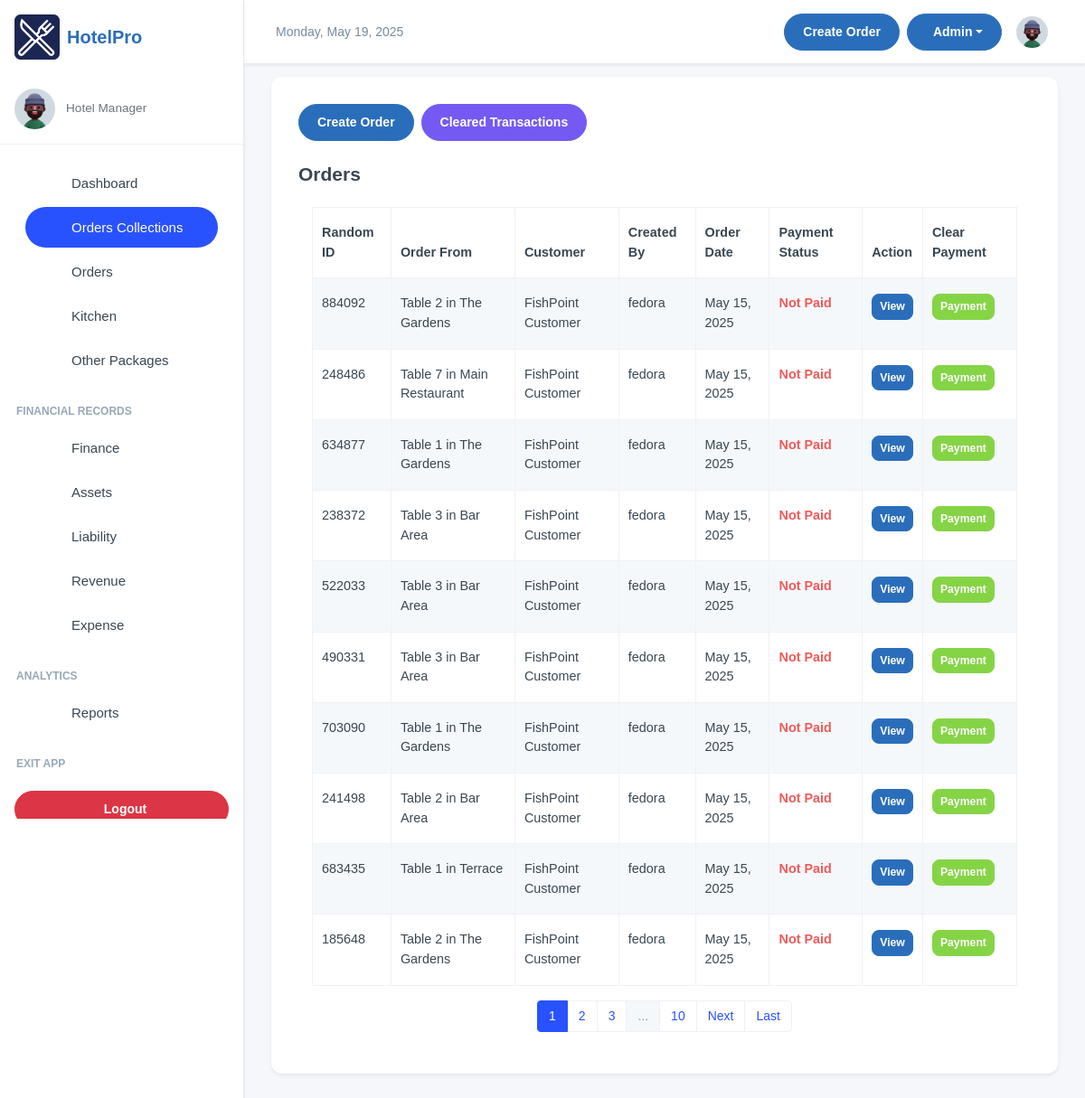
Screenshot of /manager/orders_transactions/ (signed in) with the database file from the repository.
### inventory/models.py (models this page shows, shortened)
class OrderTransaction(models.Model):
    pay_mode = (
        ("NO PAYMENT", "NO PAYMENT"),
        ("CASH", "CASH"),
        ("MOMO PAY", "MOMO PAY"),
        ("AIRTEL PAY", "AIRTEL PAY"),
        ("BANK CARD", "BANK CARD"),
    )
    random_id = models.CharField(max_length=6, unique=True, editable=False, default=generate_random_id)
    customer_name = models.CharField(max_length=255, blank=True, null=True, default="FishPoint Customer")
    dining_area = models.ForeignKey(DiningArea, on_delete=models.SET_NULL, null=True, blank=True)
    table = models.ForeignKey(Table, on_delete=models.SET_NULL, null=True, blank=True )
    special_notes = models.TextField(default="Null")
    created = models.DateField(auto_now_add=True, blank=True, null=True)
    payment_mode = models.CharField(default="NO PAYMENT", max_length=50, choices=pay_mode)
    transaction_id = models.CharField(blank=True, null=True, max_length=100)
    created_by = models.ForeignKey(User, on_delete=models.SET_NULL, null=True, blank=True)
    updated = models.DateField(auto_now=True, blank=True, null=True)
    class Meta:
        ordering = ['-created']

class Table(models.Model):
    table_number = models.IntegerField()
    dining_area = models.ForeignKey(DiningArea, on_delete=models.CASCADE, related_name='tables')
    capacity = models.IntegerField()  # Number of seats at the table
    is_available = models.BooleanField(default=True)
    def __str__(self):
        return f"Table {self.table_number} in {self.dining_area.name}"

class DiningArea(models.Model):
    name = models.CharField(max_length=255)
    description = models.TextField(blank=True, null=True)

### inventory/views.py (the view)
# urls.py: path('orders_transactions/', views.orderTransactions, name='order_transactions'),
@login_required(login_url="/user/login/")
def orderTransactions(request):
    orders_list = OrderTransaction.objects.using('default').filter(payment_mode="NO PAYMENT").order_by('-updated', '-id')
    paginator = Paginator(orders_list, 10)
    page_number = request.GET.get('page')
    orders_list = paginator.get_page(page_number)
    return render(request, "ordertransactions.html", {"orders_list":orders_list})

### inventory/templates/ordertransactions.html (shortened to what this page needs)
{% extends 'base.html' %}
{% block content %}
<div class="card">
    <div class="card-body">
        <div class="d-flex flex-wrap justify-content-between align-items-center mb-4">
            <div class="d-flex flex-wrap gap-2 mb-3 mb-md-0">
                <a href="/manager/add-order/" class="btn btn-primary">
                     Create Order
                </a>
                <a href="/manager/cleared_transactions/" class="btn btn-info">
                     Cleared Transactions
                </a>
            </div>
        </div>
        <h4 class="fw-semibold mb-2">Orders</h4>
        <div class="container mt-2">
            <table class="table table-striped table-bordered">
                <thead class="bg-dark text-light">
                    <tr>
                        <th>Random ID</th>
                        <th>Order From</th>
                        <th>Customer</th>
                        <th>Created By</th>
                        <th>Order Date</th>
                        <th>Payment Status</th>
                        <th>Action</th>
                        <th>Clear Payment</th>
                    </tr>
                </thead>
                <tbody>
                    {% for order in orders_list %}
                    {% if order.payment_mode == "NO PAYMENT" %}
                    <tr>
                        <td>{{ order.random_id }}</td>
                        <td>{{ order.table }}</td>
                        <td>{{ order.customer_name }}</td>
                        <td>{{ order.created_by }}</td>
                        <td>{{ order.created }}</td>
                        <td class="text-danger fw-semibold">Not Paid</td>
                        <td>
                            <a href="/manager/orders_transactions/{{ order.id }}"
                                class="btn btn-primary btn-sm">View</a>
                        </td>
                        <td>
                            <button class="btn btn-success btn-sm" data-toggle="modal" data-target="#paymentModal"
                                data-order-id="{{ order.id }}" data-random-id="{{ order.random_id }}">
                                Payment
                            </button>
                        </td>
                    </tr>
                    {% endif %}
                    {% endfor %}
                </tbody>
            </table>
            {% if orders_list.paginator.num_pages > 1 %}
            <nav aria-label="Page navigation">
                <ul class="pagination justify-content-center">
                    {% for page_num in orders_list.paginator.page_range %}
                    {% if page_num >= orders_list.number|add:'-2' and page_num <= orders_list.number|add:'2' %} <li
                        class="page-item {% if page_num == orders_list.number %}active{% endif %}">
                        <a class="page-link" href="?page={{ page_num }}">{{ page_num }}</a>
                        </li>
                        {% elif page_num == 1 or page_num == orders_list.paginator.num_pages %}
                        <li class="page-item">
                            <a class="page-link" href="?page={{ page_num }}">{{ page_num }}</a>
                        </li>
                        {% elif page_num == orders_list.number|add:'-3' or page_num == orders_list.number|add:'3' %}
                        <li class="page-item disabled"><span class="page-link">...</span></li>
                        {% endif %}
                        {% endfor %}
                        {% if orders_list.has_next %}
                        <li class="page-item">
                            <a class="page-link" href="?page={{ orders_list.next_page_number }}">Next</a>
                        </li>
                        <li class="page-item">
                            <a class="page-link" href="?page={{ orders_list.paginator.num_pages }}">Last</a>
                        </li>
                        {% endif %}
                </ul>
            </nav>
            {% endif %}
        </div>
    </div>
</div>
{% endblock content %}

### templates/base.html (style rules this page uses)
:root { --primary-color: #2A6EBB; --secondary-color: #F8F9FA; --accent-color: #FFD700; --text-color: #333333; --success-color: #28a745; --danger-color: #dc3545; --warning-color: #ffc107; --info-color: #17a2b8; }
body { font-family: 'Poppins', sans-serif; background-color: #f5f7fa; }
.btn-primary { background-color: var(--primary-color); border-color: var(--primary-color); }
.card { border-radius: 0.75rem; border: none; box-shadow: 0 0.125rem 0.25rem rgba(0, 0, 0, 0.075); transition: transform 0.2s ease-in-out, box-shadow 0.2s ease-in-out; }

### inventory/templates/ordertransactions.html (style rules this page uses)
table { font-size: .9rem; font-family: 'Arial', sans-serif; }

### rows the page displays
OrderTransaction: random_id "884092", table "Table 2 in The Gardens", customer_name "FishPoint Customer", created_by "fedora", created "May 15, 2025"
OrderTransaction: random_id "248486", table "Table 7 in Main Restaurant", customer_name "FishPoint Customer", created_by "fedora", created "May 15, 2025"
OrderTransaction: random_id "634877", table "Table 1 in The Gardens", customer_name "FishPoint Customer", created_by "fedora", created "May 15, 2025"
OrderTransaction: random_id "238372", table "Table 3 in Bar Area", customer_name "FishPoint Customer", created_by "fedora", created "May 15, 2025"
OrderTransaction: random_id "522033", table "Table 3 in Bar Area", customer_name "FishPoint Customer", created_by "fedora", created "May 15, 2025"
OrderTransaction: random_id "490331", table "Table 3 in Bar Area", customer_name "FishPoint Customer", created_by "fedora", created "May 15, 2025"
OrderTransaction: random_id "703090", table "Table 1 in The Gardens", customer_name "FishPoint Customer", created_by "fedora", created "May 15, 2025"
OrderTransaction: random_id "241498", table "Table 2 in Bar Area", customer_name "FishPoint Customer", created_by "fedora", created "May 15, 2025"
OrderTransaction: random_id "683435", table "Table 1 in Terrace", customer_name "FishPoint Customer", created_by "fedora", created "May 15, 2025"
OrderTransaction: random_id "185648", table "Table 2 in The Gardens", customer_name "FishPoint Customer", created_by "fedora", created "May 15, 2025"

### other values shown
{{ page_num }} "1" "2" "3"
{{ page_num }} "10"
